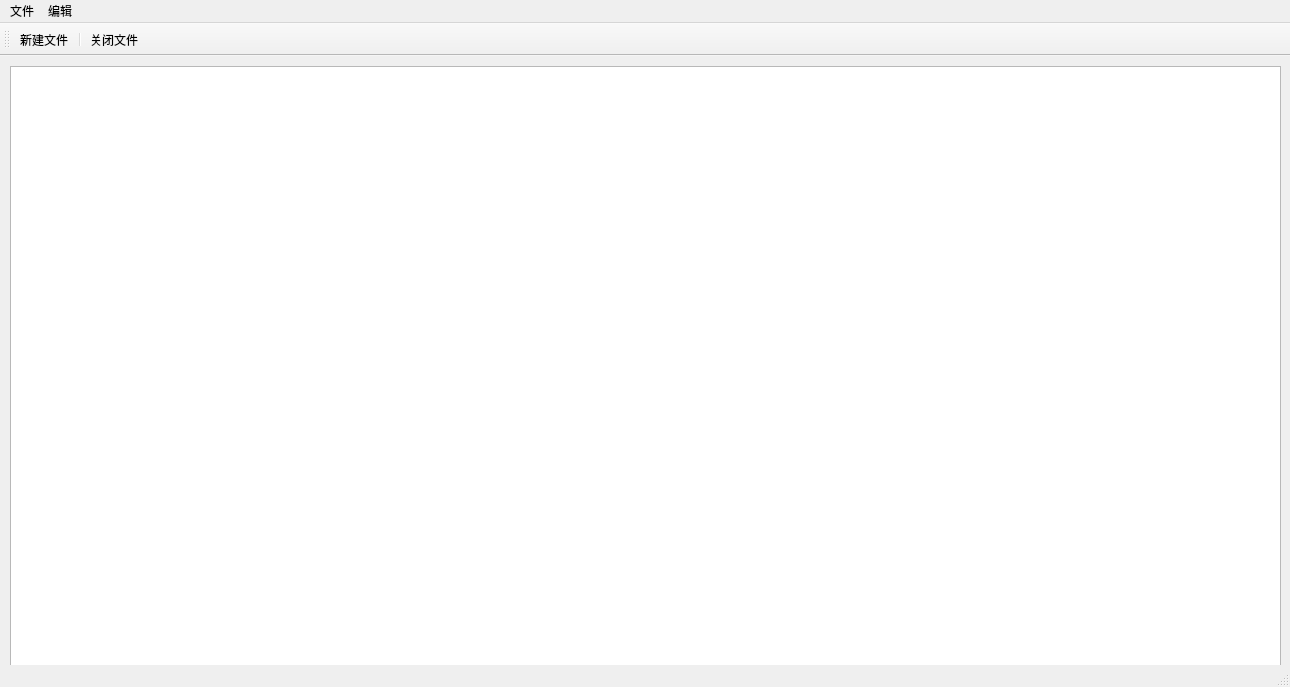
<?xml version="1.0" encoding="UTF-8"?>
<ui version="4.0">
 <class>MainWindow</class>
 <widget class="QMainWindow" name="MainWindow">
  <property name="geometry">
   <rect>
    <x>0</x>
    <y>0</y>
    <width>1290</width>
    <height>687</height>
   </rect>
  </property>
  <property name="windowTitle">
   <string>MainWindow</string>
  </property>
  <widget class="QWidget" name="centralwidget">
   <widget class="QTextBrowser" name="textBrowser">
    <property name="geometry">
     <rect>
      <x>10</x>
      <y>10</y>
      <width>1271</width>
      <height>611</height>
     </rect>
    </property>
   </widget>
  </widget>
  <widget class="QMenuBar" name="menubar">
   <property name="geometry">
    <rect>
     <x>0</x>
     <y>0</y>
     <width>1290</width>
     <height>25</height>
    </rect>
   </property>
   <widget class="QMenu" name="menu">
    <property name="title">
     <string>文件</string>
    </property>
    <addaction name="action_new"/>
    <addaction name="action_delete"/>
    <addaction name="separator"/>
    <addaction name="action_close"/>
   </widget>
   <widget class="QMenu" name="menu_2">
    <property name="title">
     <string>编辑</string>
    </property>
    <addaction name="action_cut"/>
    <addaction name="action_copy"/>
    <addaction name="action_paste"/>
   </widget>
   <addaction name="menu"/>
   <addaction name="menu_2"/>
  </widget>
  <widget class="QStatusBar" name="statusbar"/>
  <widget class="QToolBar" name="toolBar">
   <property name="windowTitle">
    <string>toolBar</string>
   </property>
   <attribute name="toolBarArea">
    <enum>TopToolBarArea</enum>
   </attribute>
   <attribute name="toolBarBreak">
    <bool>false</bool>
   </attribute>
   <addaction name="action_new"/>
   <addaction name="separator"/>
   <addaction name="action_close"/>
  </widget>
  <action name="action_cut">
   <property name="text">
    <string>剪切</string>
   </property>
  </action>
  <action name="action_copy">
   <property name="text">
    <string>复制</string>
   </property>
  </action>
  <action name="action_paste">
   <property name="text">
    <string>粘贴</string>
   </property>
  </action>
  <action name="action_new">
   <property name="text">
    <string>新建文件</string>
   </property>
   <property name="toolTip">
    <string>新建文件</string>
   </property>
  </action>
  <action name="action_close">
   <property name="text">
    <string>关闭文件</string>
   </property>
  </action>
  <action name="action_delete">
   <property name="text">
    <string>删除文件</string>
   </property>
  </action>
 </widget>
 <resources/>
 <connections/>
</ui>
